Frame 1 (no input): blank canvas, image omitted
Frame 60 (no input): blank canvas, image omitted
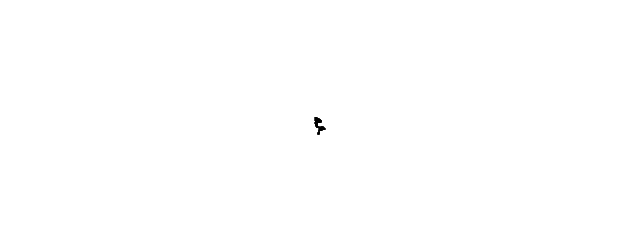
Frame 120 (the mouse pressed at the canvas centre since frame 60)

The p5.js sketch whose frames 1 and 60 were blank and that drew this single picture after the mouse press (run headless with seeded random() and noise() and a simulated clock; from frame 60 on, the mouse is pressed at the canvas centre):

// p5.js sketch
// ── sketch.js
let walker;

function setup() {
  createCanvas(640, 240);
  walker = new Walker();
  background(255);
}

function draw() {
  walker.step();
  walker.show();
}

class Walker {
  constructor() {
    this.x = width / 2;
    this.y = height / 2;
  }

  show() {
    stroke(0);
    strokeWeight(2);
    point(this.x, this.y);
  }

  step() {
    let choice = floor(random(4));

    if (choice === 0) {
      this.x++;
    } else if (choice === 1) {
      this.x--;
    } else if (choice === 2) {
      this.y++;
    } else {
      this.y--;
    }
  }
}
